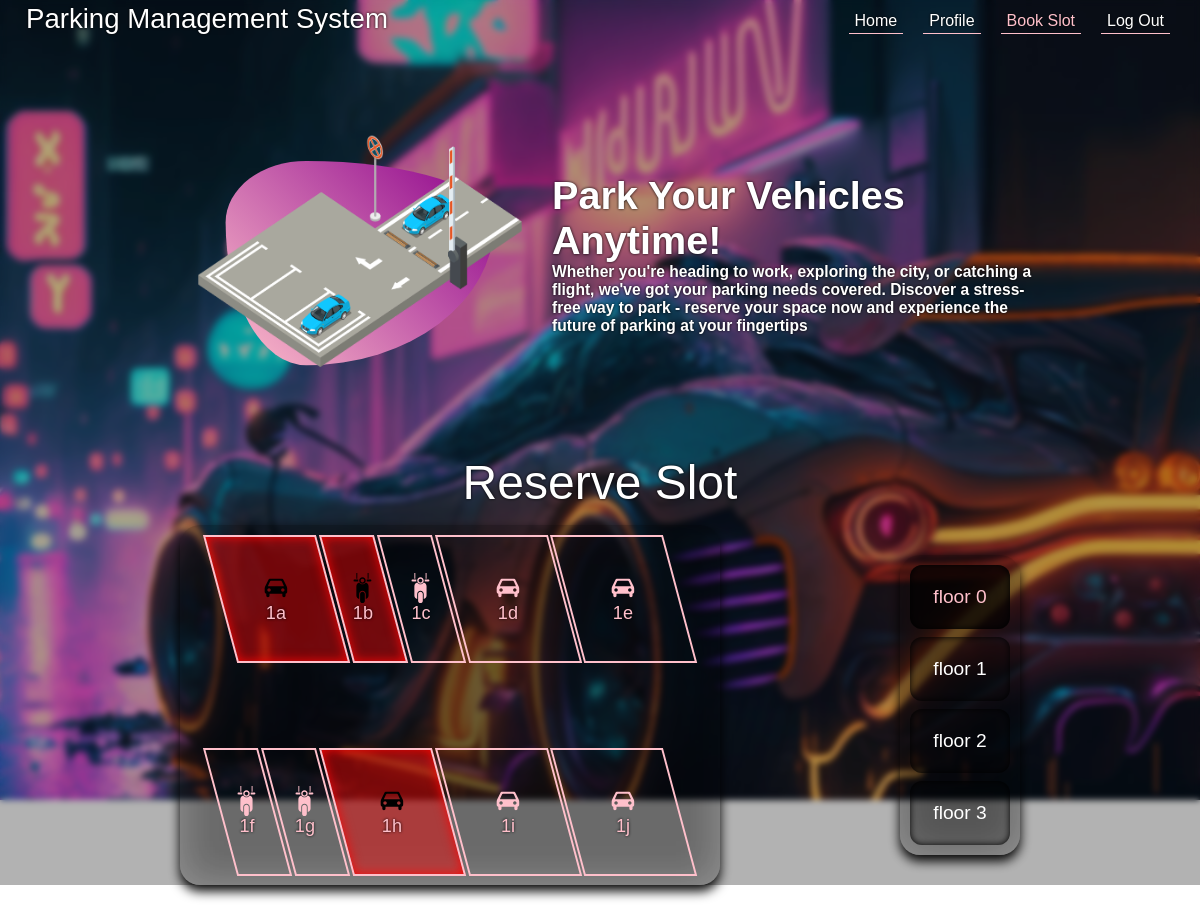
/bookslot.php, run on an earlier commit of the app's database.
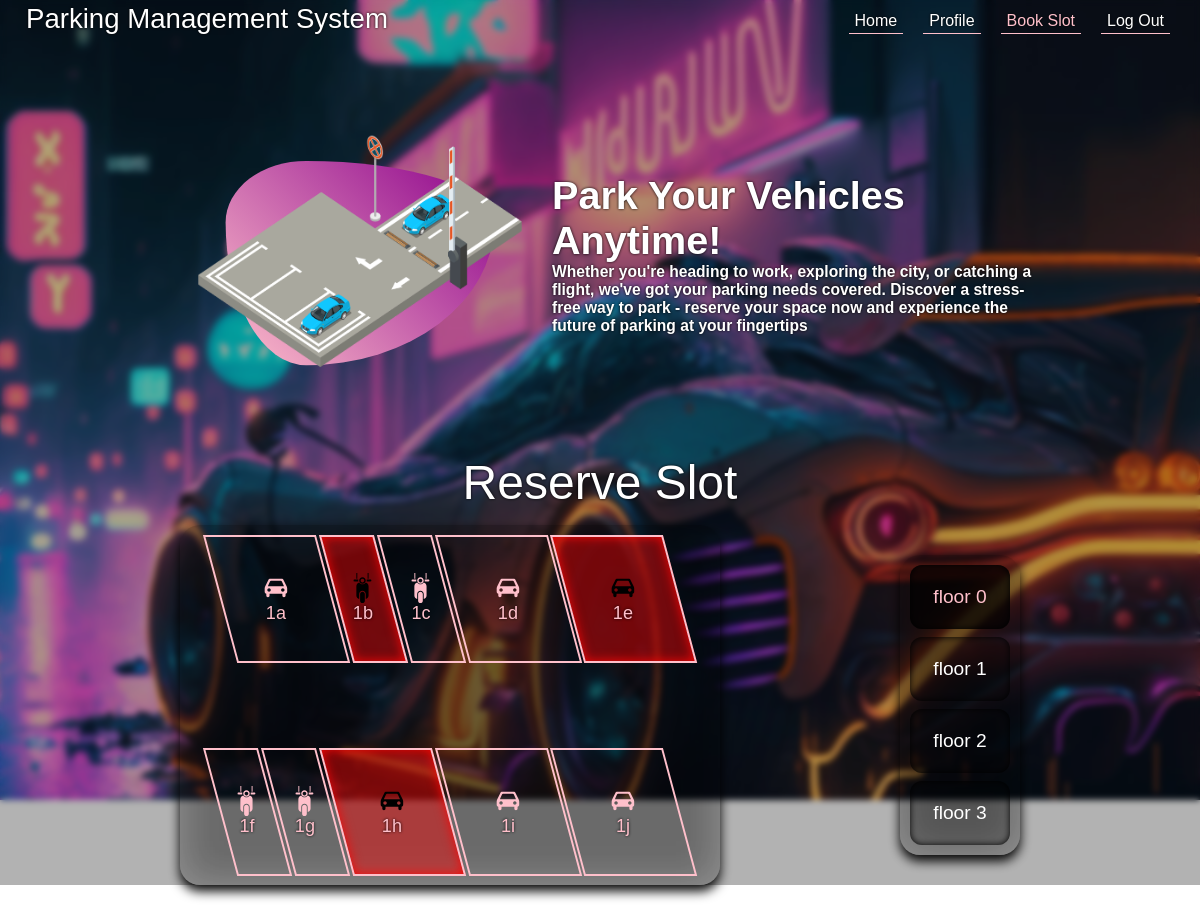
And on a later commit of the database.
### bookslot.php (the view, shortened to what the changed rows need)
<!DOCTYPE html>
<html lang="en">
<head>
    <link rel="stylesheet" href="./css/booking.css">
</head>
<body>
<div class="body">
    <div class="top-container">
        <div class="top">
            <div class="info">
                <h1>Park Your Vehicles Anytime!</h1>
            </div>
        </div>
    </div>
</div>
</body>
</html>

What changed in the data, as far as the page shows it:
changed slots "1a": isBooked 1 → 0 (drawn)
changed slots "1e": isBooked 0 → 1 (drawn)
